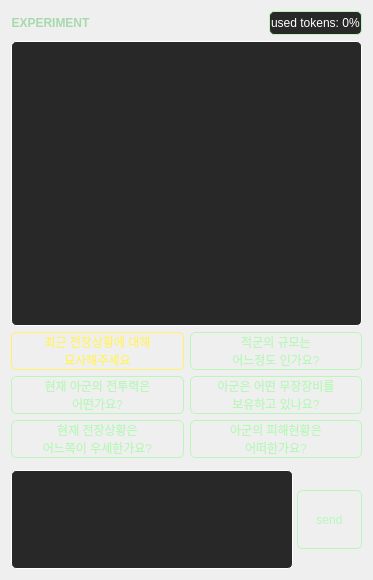
       <widget class="QWidget" name="LLM">
        <property name="sizePolicy">
         <sizepolicy hsizetype="Minimum" vsizetype="Preferred">
          <horstretch>0</horstretch>
          <verstretch>0</verstretch>
         </sizepolicy>
        </property>
        <property name="minimumSize">
         <size>
          <width>0</width>
          <height>0</height>
         </size>
        </property>
        <attribute name="title">
         <string>LLM참모</string>
        </attribute>
        <layout class="QVBoxLayout" name="verticalLayout" stretch="3,1,1">
         <item>
          <layout class="QVBoxLayout" name="verticalLayout_5">
           <item>
            <layout class="QHBoxLayout" name="horizontalLayout_8" stretch="2,10,3">
             <property name="spacing">
              <number>2</number>
             </property>
             <item>
              <widget class="QLabel" name="label_2">
               <property name="sizePolicy">
                <sizepolicy hsizetype="Minimum" vsizetype="Preferred">
                 <horstretch>0</horstretch>
                 <verstretch>0</verstretch>
                </sizepolicy>
               </property>
               <property name="font">
                <font>
                 <bold>true</bold>
                </font>
               </property>
               <property name="styleSheet">
                <string notr="true">QLabel {
    color: rgb(166, 217, 171);
}</string>
               </property>
               <property name="text">
                <string>EXPERIMENT</string>
               </property>
               <property name="alignment">
                <set>Qt::AlignmentFlag::AlignCenter</set>
               </property>
              </widget>
             </item>
             <item>
              <spacer name="horizontalSpacer_6">
               <property name="orientation">
                <enum>Qt::Orientation::Horizontal</enum>
               </property>
               <property name="sizeType">
                <enum>QSizePolicy::Policy::Expanding</enum>
               </property>
               <property name="sizeHint" stdset="0">
                <size>
                 <width>40</width>
                 <height>20</height>
                </size>
               </property>
              </spacer>
             </item>
             <item>
              <widget class="QProgressBar" name="experiment_token_bar">
               <property name="sizePolicy">
                <sizepolicy hsizetype="Minimum" vsizetype="Fixed">
                 <horstretch>0</horstretch>
                 <verstretch>0</verstretch>
                </sizepolicy>
               </property>
               <property name="styleSheet">
                <string notr="true">QProgressBar {
	border: 1px solid rgb(184, 247, 185);
	border-radius: 5px;
	background-color: rgb(40, 40, 40);
	text-align: center;
	color: White;
}
QProgressBar::chunk {
	background: qlineargradient(x1:0, y1:0, x2:1, y2:0, stop:0 rgb(50, 120, 50), stop:1 rgb(100,180,100));
	border-radius: 2px;
}</string>
               </property>
               <property name="value">
                <number>0</number>
               </property>
               <property name="format">
                <string>used tokens: %p%</string>
               </property>
              </widget>
             </item>
            </layout>
           </item>
           <item>
            <widget class="QTextEdit" name="experiment_txt">
             <property name="sizePolicy">
              <sizepolicy hsizetype="Minimum" vsizetype="Expanding">
               <horstretch>0</horstretch>
               <verstretch>0</verstretch>
              </sizepolicy>
             </property>
             <property name="minimumSize">
              <size>
               <width>0</width>
               <height>0</height>
              </size>
             </property>
             <property name="styleSheet">
              <string notr="true">QTextEdit {
	color: white;
    background-color: rgb(40, 40, 40); /* 원하는 색상으로 변경 */
	border: 1px solid rgb(255,255,255);
	border-radius: 5px;      /* (선택 사항) 모서리를 둥글게 */
}
QTextEdit:focus {
    border: 1px solid rgb(184, 247, 185);
    outline: none;           /* 기본 포커스 아웃라인 제거 */
}</string>
             </property>
             <property name="inputMethodHints">
              <set>Qt::InputMethodHint::ImhMultiLine</set>
             </property>
             <property name="readOnly">
              <bool>true</bool>
             </property>
            </widget>
           </item>
          </layout>
         </item>
         <item>
          <layout class="QGridLayout" name="gridLayout">
           <item row="0" column="0">
            <widget class="QPushButton" name="description_btn1">
             <property name="sizePolicy">
              <sizepolicy hsizetype="Minimum" vsizetype="Minimum">
               <horstretch>0</horstretch>
               <verstretch>0</verstretch>
              </sizepolicy>
             </property>
             <property name="styleSheet">
              <string notr="true">QPushButton {
	color: rgb(255, 242, 100);
    border: 1px solid rgb(255, 242, 100); /* 원하는 RGB 색상으로 변경 */
    border-radius: 5px;                  /* 모서리를 둥글게 (선택 사항) */
}
QPushButton:hover {
	color: rgb(255, 242, 100);
    background-color: rgb(155, 142, 0); /* 마우스 올렸을 때 더 진한 색 */
    border: 1px solid rgb(255, 242, 100); /* 테두리도 함께 진하게 (선택 사항) */
}

QPushButton:pressed {
	color: rgb(255, 242, 100);
    background-color: rgb(225, 212, 70); /* 버튼 눌렀을 때 가장 진한 색 */
    border: 1px solid rgb(255, 242, 100); /* 테두리도 함께 진하게 (선택 사항) */
}</string>
             </property>
             <property name="text">
              <string>최근 전장상황에 대해
묘사해주세요</string>
             </property>
             <property name="autoRepeat">
              <bool>false</bool>
             </property>
             <property name="flat">
              <bool>false</bool>
             </property>
            </widget>
           </item>
           <item row="0" column="1">
            <widget class="QPushButton" name="description_btn2">
             <property name="sizePolicy">
              <sizepolicy hsizetype="Minimum" vsizetype="Minimum">
               <horstretch>0</horstretch>
               <verstretch>0</verstretch>
              </sizepolicy>
             </property>
             <property name="styleSheet">
              <string notr="true">QPushButton {
	color: rgb(184, 247, 185);
    border: 1px solid rgb(184, 247, 185); /* 원하는 RGB 색상으로 변경 */
    border-radius: 5px;                  /* 모서리를 둥글게 (선택 사항) */
}
QPushButton:hover {
	color: rgb(184, 247, 185);
    background-color: rgb(50, 120, 50); /* 마우스 올렸을 때 더 진한 색 */
    border: 1px solid rgb(184, 247, 185); /* 테두리도 함께 진하게 (선택 사항) */
}

QPushButton:pressed {
	color: rgb(184, 247, 185);
    background-color: rgb(100, 180, 100); /* 버튼 눌렀을 때 가장 진한 색 */
    border: 1px solid rgb(184, 247, 185); /* 테두리도 함께 진하게 (선택 사항) */
}</string>
             </property>
             <property name="text">
              <string>적군의 규모는
어느정도 인가요?</string>
             </property>
             <property name="autoRepeat">
              <bool>false</bool>
             </property>
             <property name="flat">
              <bool>false</bool>
             </property>
            </widget>
           </item>
           <item row="1" column="0">
            <widget class="QPushButton" name="description_btn3">
             <property name="sizePolicy">
              <sizepolicy hsizetype="Minimum" vsizetype="Minimum">
               <horstretch>0</horstretch>
               <verstretch>0</verstretch>
              </sizepolicy>
             </property>
             <property name="styleSheet">
              <string notr="true">QPushButton {
	color: rgb(184, 247, 185);
    border: 1px solid rgb(184, 247, 185); /* 원하는 RGB 색상으로 변경 */
    border-radius: 5px;                  /* 모서리를 둥글게 (선택 사항) */
}
QPushButton:hover {
	color: rgb(184, 247, 185);
    background-color: rgb(50, 120, 50); /* 마우스 올렸을 때 더 진한 색 */
    border: 1px solid rgb(184, 247, 185); /* 테두리도 함께 진하게 (선택 사항) */
}

QPushButton:pressed {
	color: rgb(184, 247, 185);
    background-color: rgb(100, 180, 100); /* 버튼 눌렀을 때 가장 진한 색 */
    border: 1px solid rgb(184, 247, 185); /* 테두리도 함께 진하게 (선택 사항) */
}</string>
             </property>
             <property name="text">
              <string>현재 아군의 전투력은
어떤가요?</string>
             </property>
             <property name="autoRepeat">
              <bool>false</bool>
             </property>
             <property name="flat">
              <bool>false</bool>
             </property>
            </widget>
           </item>
           <item row="1" column="1">
            <widget class="QPushButton" name="description_btn4">
             <property name="sizePolicy">
              <sizepolicy hsizetype="Minimum" vsizetype="Minimum">
               <horstretch>0</horstretch>
               <verstretch>0</verstretch>
              </sizepolicy>
             </property>
             <property name="styleSheet">
              <string notr="true">QPushButton {
	color: rgb(184, 247, 185);
    border: 1px solid rgb(184, 247, 185); /* 원하는 RGB 색상으로 변경 */
    border-radius: 5px;                  /* 모서리를 둥글게 (선택 사항) */
}
QPushButton:hover {
	color: rgb(184, 247, 185);
    background-color: rgb(50, 120, 50); /* 마우스 올렸을 때 더 진한 색 */
    border: 1px solid rgb(184, 247, 185); /* 테두리도 함께 진하게 (선택 사항) */
}

QPushButton:pressed {
	color: rgb(184, 247, 185);
    background-color: rgb(100, 180, 100); /* 버튼 눌렀을 때 가장 진한 색 */
    border: 1px solid rgb(184, 247, 185); /* 테두리도 함께 진하게 (선택 사항) */
}</string>
             </property>
             <property name="text">
              <string>아군은 어떤 무장장비를
보유하고 있나요?</string>
             </property>
             <property name="autoRepeat">
              <bool>false</bool>
             </property>
             <property name="flat">
              <bool>false</bool>
             </property>
            </widget>
           </item>
           <item row="2" column="0">
            <widget class="QPushButton" name="description_btn5">
             <property name="sizePolicy">
              <sizepolicy hsizetype="Minimum" vsizetype="Minimum">
               <horstretch>0</horstretch>
               <verstretch>0</verstretch>
              </sizepolicy>
             </property>
             <property name="styleSheet">
              <string notr="true">QPushButton {
	color: rgb(184, 247, 185);
    border: 1px solid rgb(184, 247, 185); /* 원하는 RGB 색상으로 변경 */
    border-radius: 5px;                  /* 모서리를 둥글게 (선택 사항) */
}
QPushButton:hover {
	color: rgb(184, 247, 185);
    background-color: rgb(50, 120, 50); /* 마우스 올렸을 때 더 진한 색 */
    border: 1px solid rgb(184, 247, 185); /* 테두리도 함께 진하게 (선택 사항) */
}

QPushButton:pressed {
	color: rgb(184, 247, 185);
    background-color: rgb(100, 180, 100); /* 버튼 눌렀을 때 가장 진한 색 */
    border: 1px solid rgb(184, 247, 185); /* 테두리도 함께 진하게 (선택 사항) */
}</string>
             </property>
             <property name="text">
              <string>현재 전장상황은
어느쪽이 우세한가요?</string>
             </property>
             <property name="autoRepeat">
              <bool>false</bool>
             </property>
             <property name="flat">
              <bool>false</bool>
             </property>
            </widget>
           </item>
           <item row="2" column="1">
            <widget class="QPushButton" name="description_btn6">
             <property name="sizePolicy">
              <sizepolicy hsizetype="Minimum" vsizetype="Minimum">
               <horstretch>0</horstretch>
               <verstretch>0</verstretch>
              </sizepolicy>
             </property>
             <property name="styleSheet">
              <string notr="true">QPushButton {
	color: rgb(184, 247, 185);
    border: 1px solid rgb(184, 247, 185); /* 원하는 RGB 색상으로 변경 */
    border-radius: 5px;                  /* 모서리를 둥글게 (선택 사항) */
}
QPushButton:hover {
	color: rgb(184, 247, 185);
    background-color: rgb(50, 120, 50); /* 마우스 올렸을 때 더 진한 색 */
    border: 1px solid rgb(184, 247, 185); /* 테두리도 함께 진하게 (선택 사항) */
}

QPushButton:pressed {
	color: rgb(184, 247, 185);
    background-color: rgb(100, 180, 100); /* 버튼 눌렀을 때 가장 진한 색 */
    border: 1px solid rgb(184, 247, 185); /* 테두리도 함께 진하게 (선택 사항) */
}</string>
             </property>
             <property name="text">
              <string>아군의 피해현황은
어떠한가요?</string>
             </property>
             <property name="autoRepeat">
              <bool>false</bool>
             </property>
             <property name="flat">
              <bool>false</bool>
             </property>
            </widget>
           </item>
          </layout>
         </item>
         <item>
          <layout class="QHBoxLayout" name="horizontalLayout" stretch="5,1">
           <property name="spacing">
            <number>4</number>
           </property>
           <property name="topMargin">
            <number>6</number>
           </property>
           <item>
            <widget class="QPlainTextEdit" name="input_text">
             <property name="sizePolicy">
              <sizepolicy hsizetype="Minimum" vsizetype="Expanding">
               <horstretch>0</horstretch>
               <verstretch>0</verstretch>
              </sizepolicy>
             </property>
             <property name="focusPolicy">
              <enum>Qt::FocusPolicy::StrongFocus</enum>
             </property>
             <property name="styleSheet">
              <string notr="true">QPlainTextEdit {
	color: white;
    background-color: rgb(40, 40, 40); /* 원하는 색상으로 변경 */
	border: 1px solid rgb(255,255,255);
	border-radius: 5px;      /* (선택 사항) 모서리를 둥글게 */
}
QPlainTextEdit:focus {
    border: 1px solid rgb(184, 247, 185);
    outline: none;           /* 기본 포커스 아웃라인 제거 */
}</string>
             </property>
             <property name="plainText">
              <string/>
             </property>
             <property name="placeholderText">
              <string>Enter your message...</string>
             </property>
            </widget>
           </item>
           <item>
            <layout class="QGridLayout" name="gridLayout_2" rowstretch="1,3,1" columnstretch="1,8,1">
             <item row="2" column="1">
              <spacer name="verticalSpacer_2">
               <property name="orientation">
                <enum>Qt::Orientation::Vertical</enum>
               </property>
               <property name="sizeHint" stdset="0">
                <size>
                 <width>65</width>
                 <height>13</height>
                </size>
               </property>
              </spacer>
             </item>
             <item row="1" column="1">
              <widget class="QPushButton" name="send_btn">
               <property name="sizePolicy">
                <sizepolicy hsizetype="Minimum" vsizetype="Minimum">
                 <horstretch>0</horstretch>
                 <verstretch>0</verstretch>
                </sizepolicy>
               </property>
               <property name="styleSheet">
                <string notr="true">QPushButton {
	color: rgb(184, 247, 185);
    border: 1px solid rgb(184, 247, 185); /* 원하는 RGB 색상으로 변경 */
    border-radius: 5px;                  /* 모서리를 둥글게 (선택 사항) */
}
QPushButton:hover {
	color: rgb(184, 247, 185);
    background-color: rgb(50, 120, 50); /* 마우스 올렸을 때 더 진한 색 */
    border: 1px solid rgb(184, 247, 185); /* 테두리도 함께 진하게 (선택 사항) */
}

QPushButton:pressed {
	color: rgb(184, 247, 185);
    background-color: rgb(100, 180, 100); /* 버튼 눌렀을 때 가장 진한 색 */
    border: 1px solid rgb(184, 247, 185); /* 테두리도 함께 진하게 (선택 사항) */
}</string>
               </property>
               <property name="text">
                <string>send</string>
               </property>
               <property name="autoDefault">
                <bool>false</bool>
               </property>
               <property name="flat">
                <bool>false</bool>
               </property>
              </widget>
             </item>
             <item row="0" column="1">
              <spacer name="verticalSpacer">
               <property name="orientation">
                <enum>Qt::Orientation::Vertical</enum>
               </property>
               <property name="sizeHint" stdset="0">
                <size>
                 <width>65</width>
                 <height>13</height>
                </size>
               </property>
              </spacer>
             </item>
             <item row="1" column="2">
              <spacer name="horizontalSpacer_2">
               <property name="orientation">
                <enum>Qt::Orientation::Horizontal</enum>
               </property>
               <property name="sizeHint" stdset="0">
                <size>
                 <width>13</width>
                 <height>32</height>
                </size>
               </property>
              </spacer>
             </item>
             <item row="1" column="0">
              <spacer name="horizontalSpacer">
               <property name="orientation">
                <enum>Qt::Orientation::Horizontal</enum>
               </property>
               <property name="sizeHint" stdset="0">
                <size>
                 <width>13</width>
                 <height>32</height>
                </size>
               </property>
              </spacer>
             </item>
            </layout>
           </item>
          </layout>
         </item>
        </layout>
       </widget>
